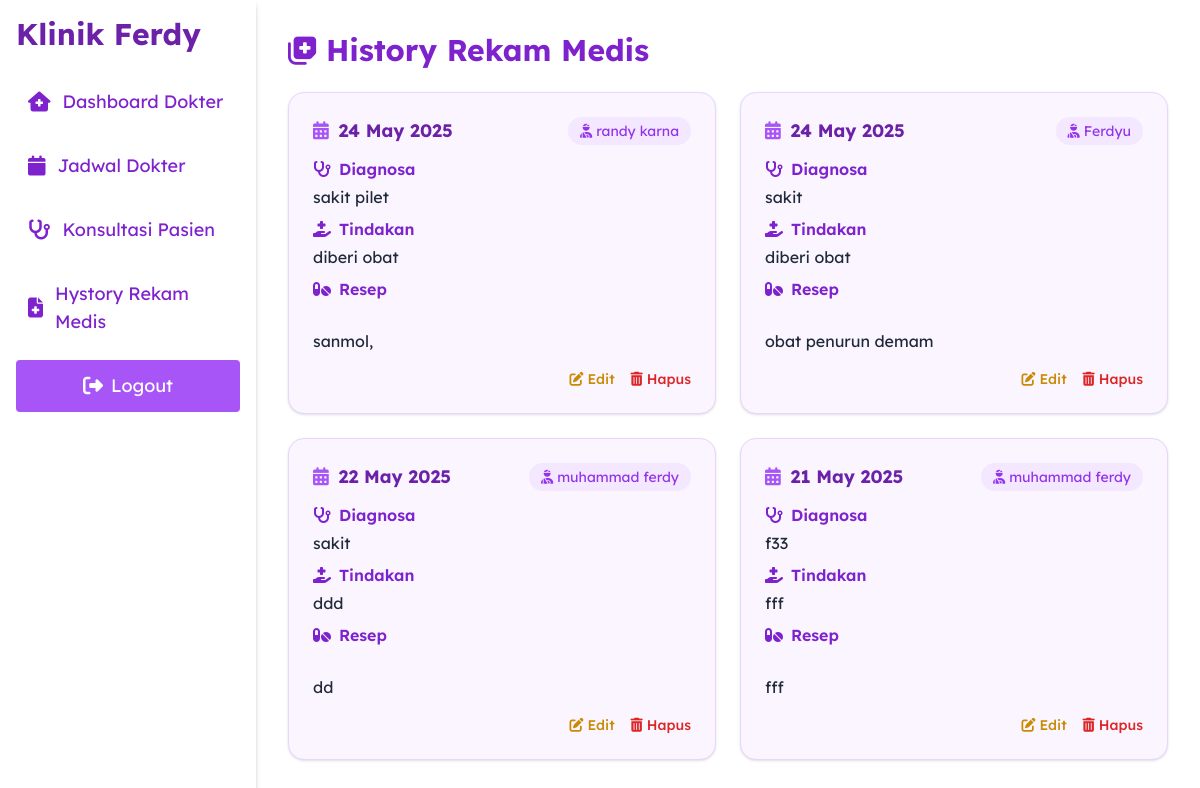
Screenshot of /dokter/riwayat_rekammedis.php (signed in) with the database file from the repository.
### tables this page shows
CREATE TABLE `rekam_medis` (
  `id` int(11) NOT NULL,
  `pendaftaran_id` int(11) DEFAULT NULL,
  `dokter_id` int(11) NOT NULL,
  `pasien_id` int(11) NOT NULL,
  `diagnosa` text NOT NULL,
  `tindakan` text NOT NULL,
  `resep` text DEFAULT NULL,
  `created_at` datetime DEFAULT current_timestamp(),
  `updated_at` datetime DEFAULT current_timestamp() ON UPDATE current_timestamp()
);

CREATE TABLE `users` (
  `id` int(11) NOT NULL,
  `username` varchar(100) NOT NULL,
  `email` varchar(100) NOT NULL,
  `password` varchar(255) NOT NULL,
  `role` enum('admin','dokter','resepsionis','pasien') NOT NULL,
  `created_at` timestamp NOT NULL DEFAULT current_timestamp()
);

### dokter/riwayat_rekammedis.php (the view, shortened to what this page needs)
<?php
require '../config/koneksi.php';
$dokter_id = $_SESSION['user']['id'];
$query = "
    SELECT
        rm.id,
        rm.created_at,
        rm.diagnosa,
        rm.tindakan,
        rm.resep,
        u.username AS nama_pasien
    FROM rekam_medis rm
    JOIN users u ON rm.pasien_id = u.id
    WHERE rm.dokter_id = ?
    ORDER BY rm.created_at DESC
";
$stmt = $conn->prepare($query);
$stmt->bind_param("i", $dokter_id);
$stmt->execute();
$result = $stmt->get_result();
?>
<!DOCTYPE html>
<html lang="id">
<head>
    <script src="https://cdn.tailwindcss.com"></script>
    <link rel="stylesheet" href="https://cdnjs.cloudflare.com/ajax/libs/font-awesome/6.5.0/css/all.min.css" />
</head>
<body class="bg-white font-modify min-h-screen flex">
    <aside class="w-64 bg-white shadow-md min-h-screen sticky top-0">
        <?php include '../components/sidebar.php'; ?>
    </aside>
    <main class="flex-1 p-8 overflow-auto bg-white rounded-l-lg">
        <h1 class="text-3xl font-bold mb-6 text-purple-700"><i class="fas fa-notes-medical mr-2"></i>History Rekam Medis
        </h1>
        <?php if ($result->num_rows === 0): ?>
        <p class="text-gray-700">Belum ada rekam medis yang dibuat.</p>
        <?php else: ?>
        <div class="grid grid-cols-1 md:grid-cols-2 xl:grid-cols-3 gap-6">
            <?php while ($row = $result->fetch_assoc()): ?>
            <div class="bg-purple-50 border border-purple-200 rounded-2xl p-6 shadow hover:shadow-md transition">
                <div class="flex items-center justify-between mb-3">
                    <div class="text-purple-800 font-bold text-lg">
                        <i class="fas fa-calendar-alt mr-1 text-purple-500"></i>
                        <?= htmlspecialchars(date('d M Y', strtotime($row['created_at']))) ?>
                    </div>
                    <div class="text-sm bg-purple-100 text-purple-600 px-3 py-1 rounded-full">
                        <i class="fas fa-user-injured mr-1"></i><?= htmlspecialchars($row['nama_pasien']) ?>
                    </div>
                </div>
                <div class="mb-2">
                    <h3 class="text-md font-semibold text-purple-700 mb-1"><i
                            class="fas fa-stethoscope mr-2"></i>Diagnosa</h3>
                    <p class="text-gray-800 whitespace-pre-line"><?= nl2br(htmlspecialchars($row['diagnosa'])) ?></p>
                </div>
                <div class="mb-2">
                    <h3 class="text-md font-semibold text-purple-700 mb-1"><i
                            class="fas fa-hand-holding-medical mr-2"></i>Tindakan</h3>
                    <p class="text-gray-800 whitespace-pre-line"><?= nl2br(htmlspecialchars($row['tindakan'])) ?></p>
                </div>
                <div class="mb-4">
                    <h3 class="text-md font-semibold text-purple-700 mb-1"><i class="fas fa-pills mr-2"></i>Resep</h3>
                    <p class="text-gray-800 whitespace-pre-line">
                        <?= $row['resep'] ? nl2br(htmlspecialchars($row['resep'])) : '-' ?></p>
                </div>
                <div class="flex justify-end space-x-4">
                    <button onclick='openModal(<?= htmlspecialchars(json_encode($row)) ?>)'
                        class="text-yellow-600 hover:text-yellow-700 font-medium text-sm flex items-center gap-1">
                        <i class="fas fa-edit"></i> Edit
                    </button>
                    <button onclick="confirmDelete(<?= $row['id'] ?>)"
                        class="text-red-600 hover:text-red-700 font-medium text-sm flex items-center gap-1">
                        <i class="fas fa-trash-alt"></i> Hapus
                    </button>
                </div>
            </div>
            <?php endwhile; ?>
        </div>
        <?php endif; ?>
    </main>
</body>
</html>

### components/sidebar.php (style rules this page uses)
.font-modify { font-family: "Lexend Deca", sans-serif; }

### rows the page displays
rekam_medis: created_at "24 May 2025", pasien.username "randy karna", diagnosa "sakit pilet", tindakan "diberi obat", resep "sanmol,"
rekam_medis: created_at "24 May 2025", pasien.username "Ferdyu", diagnosa "sakit", tindakan "diberi obat", resep "obat penurun demam"
rekam_medis: created_at "22 May 2025", pasien.username "muhammad ferdy", diagnosa "sakit", tindakan "ddd", resep "dd"
rekam_medis: created_at "21 May 2025", pasien.username "muhammad ferdy", diagnosa "f33", tindakan "fff", resep "fff"
